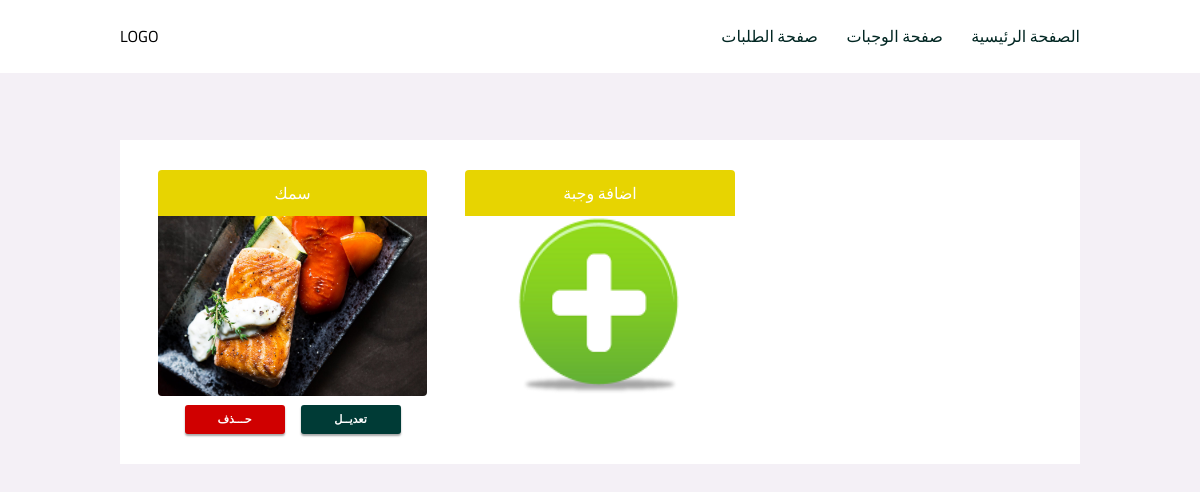
The page /admin/meals on the database as committed earlier.
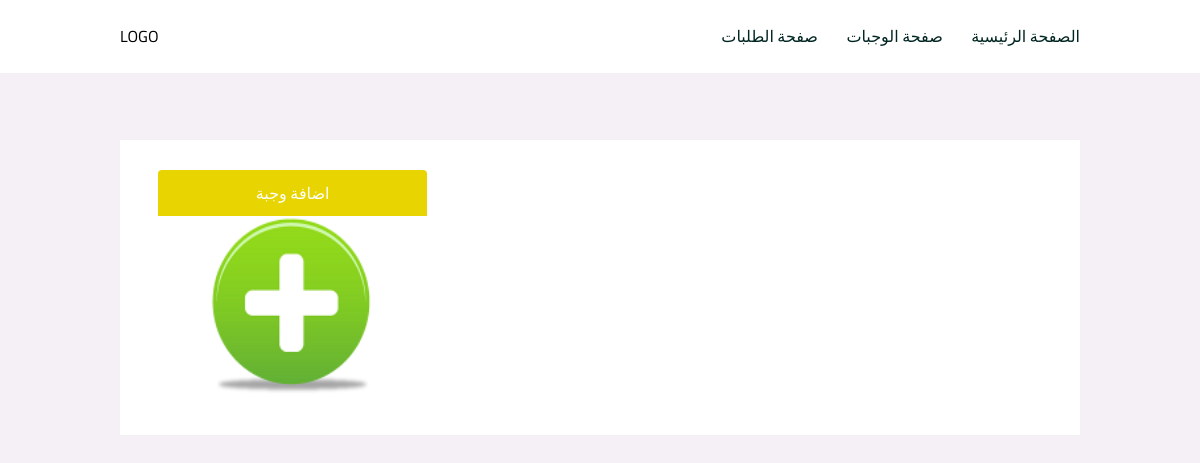
The same page on the database as committed later.
### main.py (models this page shows)
class Meals(db.Model):
    id = db.Column(db.Integer, primary_key=True, autoincrement=True)
    name = db.Column(db.String(50), nullable=False)
    desc = db.Column(db.Text)
    price = db.Column(db.Numeric(10, 2))
    requests = db.relationship('Requests', backref='meal')
    photo_id = db.Column(db.Integer, db.ForeignKey('photos.id'))

class Photos(db.Model):
    id = db.Column(db.Integer, primary_key=True, autoincrement=True)
    url = db.Column(db.Text, nullable=False)
    meals = db.relationship('Meals', backref='photo')

### main.py (the view)
@app.route('/admin/meals')
def show_meals_for_admin():
    meals = o.get_all_meal()
    return render_template('show-meals-for-admin.html', meals=meals)

### main.py (called while the page is built)
    def get_all_meal(self):
        return Meals.query.all()

### templates/show-meals-for-admin.html (shortened to what this page needs)
<!DOCTYPE html>
<html lang="en">
  <head>
    <link href="{{ url_for('static', filename='style/style.css') }}" rel="stylesheet">
  </head>
  <body>
    <header id="header">
      <p>LOGO</p>
      <nav class="header-nav">
        <a href="#">الصفحة الرئيسية</a>
        <a href="#">صفحة الوجبات</a>
        <a href="#">صفحة الطلبات</a>
      </nav>
    </header>
    <main id="main-edit">
      <section class="meals-container">
        {% for meal in meals %}
          <div class="meal">
          <p>{{meal.name}}</p>
          <img src="{{meal.photo.url}}" />
          <div>
            <button onclick="location.href='{{url_for('delete_meal',id = meal.id)}}'" class="delete-btn">حـــذف</button>
            <button  onclick="location.href='{{url_for('update_meal',id = meal.id)}}'" class="edit-btn">تعديــل</button>
          </div>
          </div>
        {% endfor %}
        <div class="meal">
          <p>اضافة وجبة </p>
          <a href="/admin/meals/add_meal"><img src="/static/images/assets/add1.png"
                                               style="height: 180px; padding: 1px 50px;"/></a>
        </div>
      </section>
    </main>
  </body>
</html>

### static/style/style.css (style rules this page uses)
* { margin: 0; padding: 0; box-sizing: border-box; }
body { min-width: 960px; font-family: "Cairo", sans-serif; }
a { text-decoration: none; white-space: nowrap; }
#header { padding: 1.333rem 10%; display: flex; justify-content: space-between; background-color: white; }
#header .header-nav { display: flex; flex-direction: row-reverse; }
#header .header-nav > a { margin-right: 1.777rem; color: #012622; transition: opacity ease-in-out 300ms; }
#header .header-nav a:first-of-type { margin: 0; }
#main-edit { padding: 4.209rem 10%; min-height: calc(100vh - 2.666rem - 30px); background: #f4f0f6; }
#main-edit .meals-container { margin-bottom: 1.777rem; padding: 1.888rem 2.369rem; display: grid; grid-template-columns: 1fr 1fr 1fr; grid-gap: 2.369rem; background: white; }
#main-edit .meal { width: 100%; }
#main-edit .meal > p:first-of-type { padding: 8px 0; color: white; background: #e7d401; text-align: center; border-radius: 4px 4px 0 0; }
#main-edit .meal img { width: 100%; max-width: 100%; height: 180px; border-radius: 0 0 4px 4px; }

Rows that differ between the two databases and show on the page:
removed Meals: name "سمك", photo (picture)
